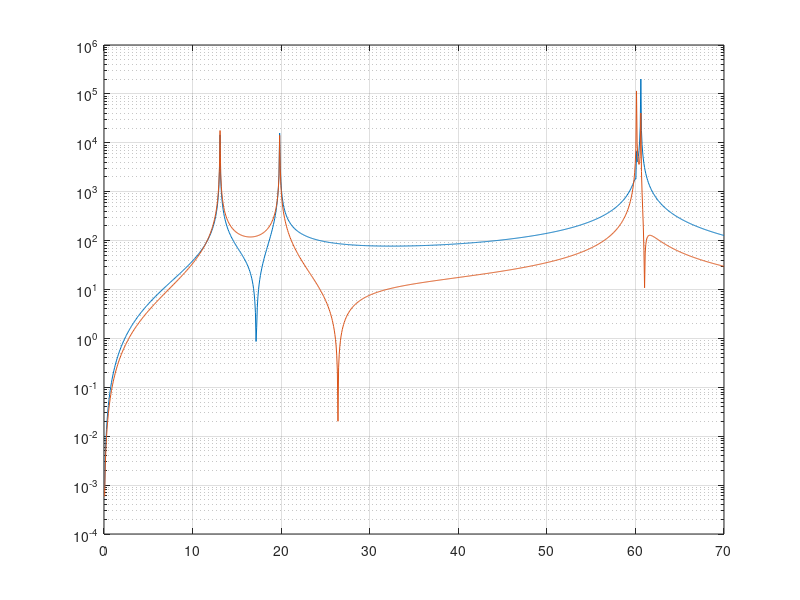

Write the MATLAB code that produced this figure.
clc, clear all, close all;
tic

m=480; % [kg]
J=410; % [kgm^2] 
m1=53; % [kg]
m2=53; % [kg]

l1=1; % [m]
l2=0.8; % [m]

k=100000; % [N/m] 
kr=100000; % [N/m] 
kt=80000; % [N/m]

c=5000; % [Ns/m] 
ct=4000; % [Ns/m] 
cr=5000; % [Ns/m] 
d=1.2; % [m] 


M=diag([m J m1 m2]);

K=[2*k -k*l1+k*l2 -k -k;...
   -k*l1+k*l2 k*l1^2+k*l2^2+kr k*l1 -k*l2;...
   -k k*l1 k+kt 0;...
   -k -k*l2 0 kt+k];

C=[2*c -c*l1+c*l2 -c -c;...
   -c*l1+c*l2 c*l1^2+c*l2^2+cr c*l1 -c*l2;...
   -c c*l1 c+ct 0;...
   -c -c*l2 0 ct+c];

N=length(M); % Number of DOFs of the problem.
%% Normal modes
DOF=length(M);
[Phi, Lambda]=eig(K,M)
fn=sqrt(Lambda)/(2*pi)
for i=1:DOF
    Phi_norm(:,i)=Phi(:,i)/Phi(1,i); 
end
Phi_norm
Phi

%% Acc Analisis modal
we=100;

F=[-800 -800*l2 0 0].';
F_mod=Phi.'*F;
K_mod= Phi.'*K*Phi
C_mod= Phi.'*C*Phi;
C_mod_diag=diag(diag(C_mod)) 
M_mod= Phi.'*M*Phi
      
    Z_mod=(-we^2*M_mod+1i*we*C_mod_diag+K_mod);
    Q=Z_mod\F_mod;
    
X_modal_meth=Phi*Q;
Xacc_modal=we^2*X_modal_meth;

Xacc_modal_A=abs(Xacc_modal(1)-d*Xacc_modal(2))
Xacc_modal_B=abs(Xacc_modal(1)+d*Xacc_modal(2))

%% Acc Analisis direct

Z=(-we^2*M+1i*we*C+K);
X=Z\F;

Xacc_directo=-we^2*X;

Xacc_directo_A=abs(Xacc_directo(1)-d*Xacc_directo(2))
Xacc_directo_B=abs(Xacc_directo(1)+d*Xacc_directo(2))

%% Acc Analisis direct with base excitation

wb=20;
F=[0 0 0.2*(kt+1i*wb*ct) 0.1*(kt+1i*wb*ct)].';
Z=(-wb^2*M+1i*wb*C+K);
X=Z\F;

Xacc_directo_Y=-wb^2*X

Xacc_directo_A_Y=abs(Xacc_directo_Y(1)-d*Xacc_directo_Y(2))
Xacc_directo_B_Y=abs(Xacc_directo_Y(1)+d*Xacc_directo_Y(2))

%% Acc in a and b with c=0 for range of w

w=linspace(0, 70, 1000);



for n=1:length(w)
  
    F=[0 0 0.2*(kt) 0.1*kt].';
    
    Z=-w(n)^2*M+K;
    X=Z\F;
    
    X_acc=-w(n)^2*X;
    X_acc_A(n)=abs(X_acc(1)-d*X_acc(2));
    X_acc_B(n)=abs(X_acc(1)+d*X_acc(2));
    
  
end
semilogy(w,X_acc_A)%DoF #1
hold on
grid
semilogy(w,X_acc_B)
hold on










